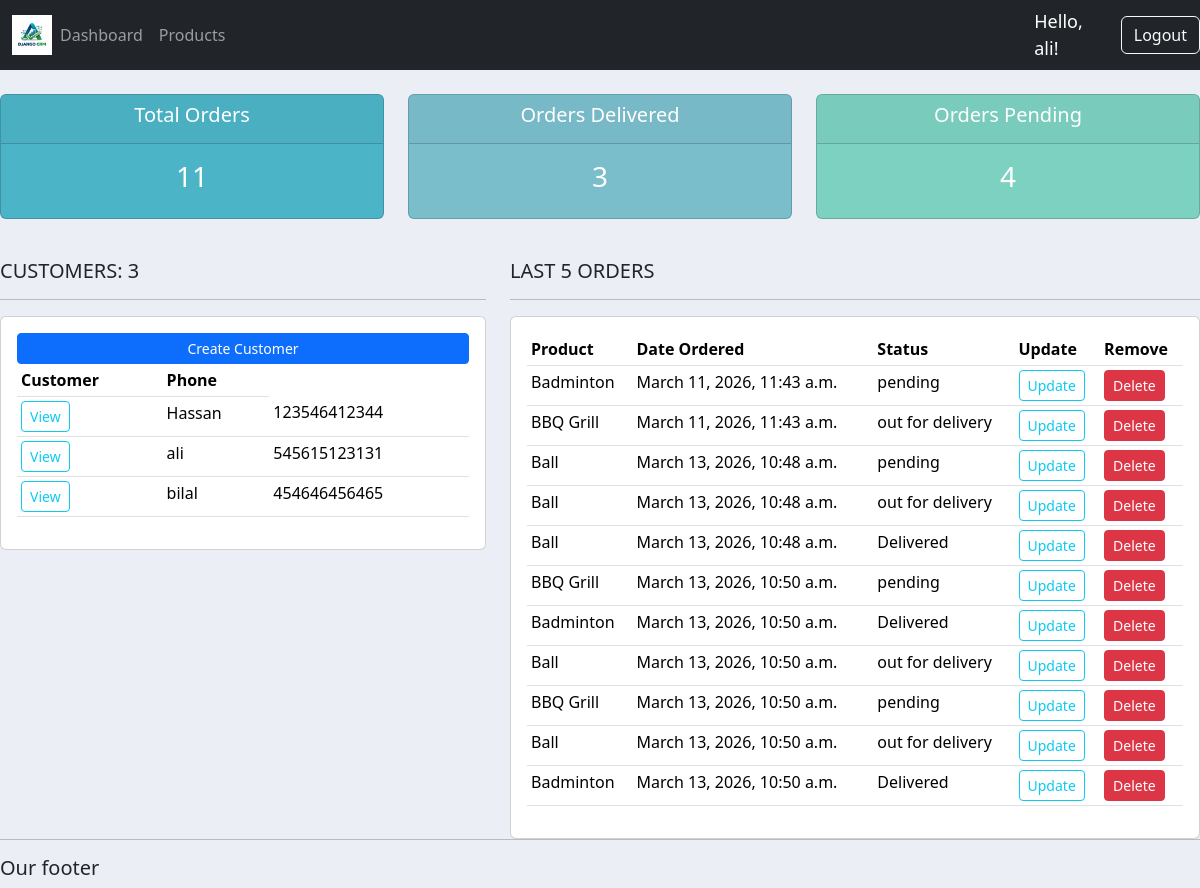
Page / (signed in) on the earlier database version.
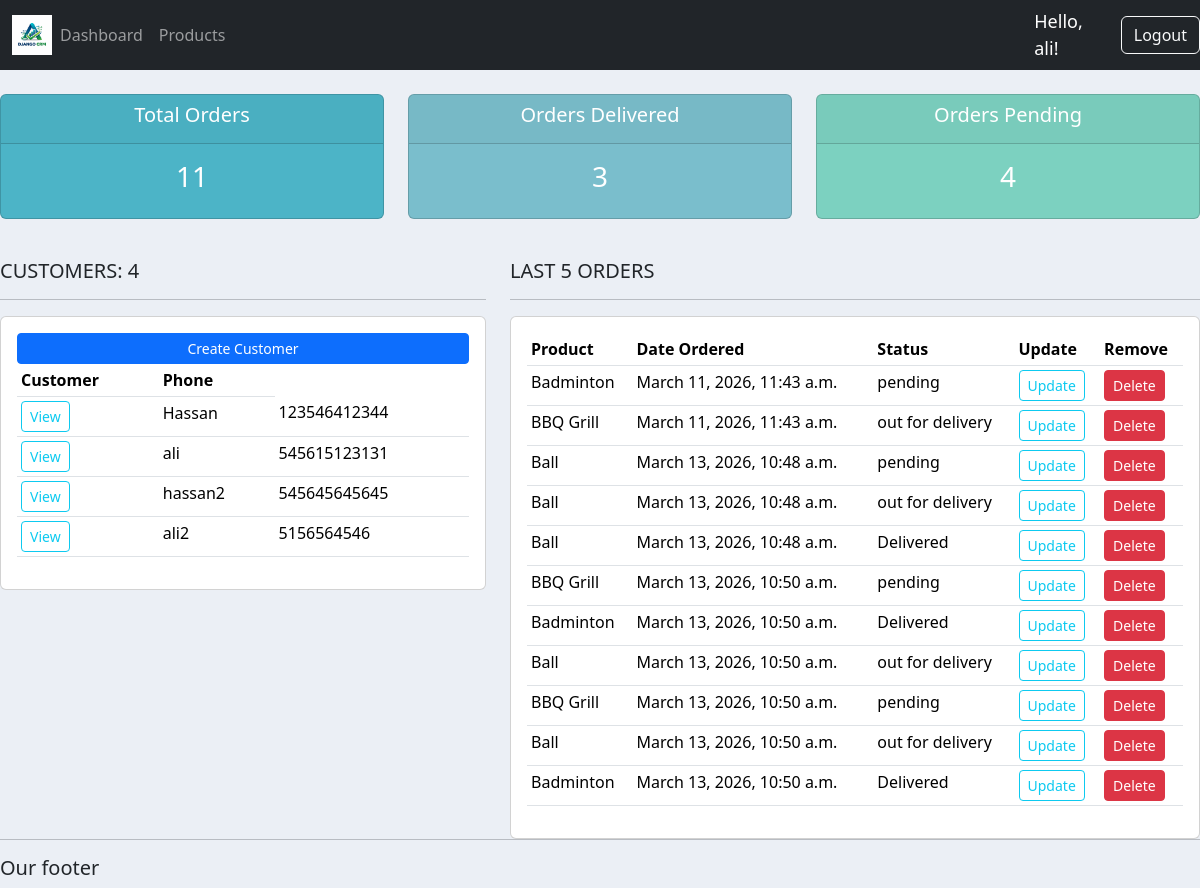
Same page on the later database version.
### accounts/models.py (models this page shows, shortened)
class Customer(models.Model):
    user = models.OneToOneField(User, null=True, blank=True, on_delete=models.CASCADE)
    name = models.CharField(max_length=200, null=True)
    phone = models.CharField(max_length=200, null=True)
    email = models.CharField(max_length=200, null=True)
    profile_pic = models.ImageField(default="default_demo_profile_pic.png", null=True, blank=True)
    date_created = models.DateTimeField(auto_now_add=True, null=True)

class Order(models.Model):
    STATUS = (
        ('pending','pending'),
        ('out for delivery','out for delivery'),
        ('Delivered','Delivered'),
    )
    customer = models.ForeignKey(Customer,null=True,on_delete=models.SET_NULL)
    product = models.ForeignKey(Product,null=True,on_delete=models.SET_NULL)
    date_created = models.DateTimeField(auto_now_add=True,null=True)
    status = models.CharField(max_length=200,null=True,choices=STATUS)
    note = models.CharField(max_length=1000,null=True)

class Product(models.Model):
    CATEGORY = (
        ('Indoor','Indoor'),
        ('Outdoor','Outdoor')
    )
    name = models.CharField(max_length=200,null=True)
    price = models.FloatField(null=True)
    category = models.CharField(max_length=200,null=True,choices=CATEGORY)
    description = models.CharField(max_length=200,null=True,blank=True)
    date_created = models.DateTimeField(auto_now_add=True,null=True)
    tag = models.ManyToManyField(Tag)

### accounts/decorators.py (the view)
    def wrapper_function(request, *args, **kwargs):
        group = None
        if request.user.groups.exists():
            group = request.user.groups.all()[0].name
        if group == 'customer':
            return redirect('userPage')
        if group == 'admin':
            return view_func(request, *args, **kwargs)

### accounts/views.py (called while the page is built)
@login_required(login_url='login')
@admin_only
def home(request):
    orders = Order.objects.all()
    customers = Customer.objects.all()
    total_customers = customers.count()
    total_orders = orders.count()
    delivered = orders.filter(status='Delivered').count()
    pending = orders.filter(status='pending').count()
    return render(request,'accounts/dashboard.html', {'orders': orders, 'customers': customers, 'total_customers': total_customers, 'total_orders': total_orders, 'delivered': delivered, 'pending': pending})

### accounts/templates/accounts/dashboard.html (shortened to what this page needs)
{% extends "accounts/main.html" %}
    {% block content %}
        {% include 'accounts/status.html' %}
    <br>
        <div class="row">
        <div class="col-md-5">
            <h5>CUSTOMERS: {{total_customers}}</h5>
            <hr>
            <div class="card card-body">
                <a class="btn btn-primary  btn-sm btn-block" href="">Create Customer</a>
                <table class="table table-sm">
                    <tr>
                        <th>Customer</th>
                        <th>Phone</th>
                    </tr>
                    {% for customer in customers %}
                        <tr>
                            <td><a class="btn btn-outline-info  btn-sm" href="{% url 'customer' customer.id %}">View</a></td>
                            <td>{{customer.name}}</td>
                            <td>{{customer.phone}}</td>
                        </tr>
                    {% endfor %}
                </table>
            </div>
        </div>
        <div class="col-md-7">
            <h5>LAST 5 ORDERS</h5>
            <hr>
            <div class="card card-body">
                <table class="table table-sm">
                    <tr>
                        <th>Product</th>
                        <th>Date Ordered</th>
                        <th>Status</th>
                        <th>Update</th>
                        <th>Remove</th>
                    </tr>
                    {% for order in orders %}
                        <tr>
                            <td>{{order.product.name}}</td>
                            <td>{{order.date_created}}</td>
                            <td>{{order.status}}</td>
                            <td><a class="btn btn-outline-info btn-sm" href="{% url 'update_order' order.id %}">Update</a></td>
                            <td><a class="btn btn-danger btn-sm" href="{% url 'delete_order' order.id %}">Delete</a></td>
                        </tr>
                    {% endfor %}
                </table>
            </div>
        </div>
    {% endblock %}

### accounts/templates/accounts/main.html (shortened to what this page needs)
{% load static %}
<!DOCTYPE html>
<html lang="en">
<head>
    <link href="https://cdn.jsdelivr.net/npm/bootstrap@5.3.8/dist/css/bootstrap.min.css" rel="stylesheet">
    <link rel="stylesheet" type="text/css" href="{% static '/css/main.css' %}">
</head>
<body>
    {% include 'accounts/navbar.html' %}
    {% block content %}
    {% endblock %}
    <hr>
    <h5>Our footer</h5>
</body>
</html>

### accounts/templates/accounts/navbar.html (shortened to what this page needs)
{% load static %}
<nav class="navbar navbar-expand-lg bg-dark navbar-dark">
  <div class="container-fluid">
    <img src="{% static 'images/logo.png' %}" class="img-fluid" style="max-height: 40px;">
    <div class="collapse navbar-collapse" id="navbarNavDropdown">
      <ul class="navbar-nav">
         <ul class="navbar-nav">
      {% if request.user.is_staff %}
      <li class="nav-item active">
        <a class="nav-link" href="{% url 'home' %}">Dashboard</a>
      </li>
      <li class="nav-item">
        <a class="nav-link" href="{% url 'products' %}">Products</a>
      </li>
      {% else %}
       <li class="nav-item">
        <a class="nav-link" href="{% url 'account' %}">Settings</a>
      </li>
      {% endif %}
      </ul>
    </div>
  </div>
    {% if user.is_authenticated %}
      <span class="hello-msg">
        Hello, {{ user.username }}!
      </span>
      <span><a class="btn btn-outline-light" href="{% url 'logout' %}">Logout</a></span>
    {% else %}
      <span><a class="btn btn-outline-light" href="{% url 'login' %}">Login</a></span>
    {% endif %}
</nav>

### accounts/templates/accounts/status.html
<br>
<div class="row">
	<div class="col">
		<div class="col-md">
			<div class="card text-center text-white  mb-3" id="total-orders">
			  	<div class="card-header">
			  		<h5 class="card-title">Total Orders</h5>
			  	</div>
			  	<div class="card-body">
			    	<h3 class="card-title">{{total_orders}}</h3>
			  	</div>
			</div>
		</div>
	</div>
	<div class="col">
		<div class="col-md">
			<div class="card text-center text-white  mb-3" id="orders-delivered">
			  	<div class="card-header">
			  		<h5 class="card-title">Orders Delivered</h5>
			  	</div>
			  	<div class="card-body">
			    	<h3 class="card-title">{{delivered}}</h3>
			  	</div>
			</div>
		</div>
	</div>
	<div class="col">
		<div class="col-md">
			<div class="card text-center text-white  mb-3" id="orders-pending">
			  	<div class="card-header">
			  		<h5 class="card-title">Orders Pending</h5>
			  	</div>
			  	<div class="card-body">
			    	<h3 class="card-title">{{pending}}</h3>
			  	</div>
			</div>
		</div>
	</div>
</div>

### static/css/main.css (style rules this page uses)
body { background-color: #ebeff5; }
#total-orders { background-color: #4cb4c7; }
#orders-delivered { background-color: #7abecc; }
#orders-pending { background-color: #7CD1C0; }

### accounts/templates/accounts/navbar.html (style rules this page uses)
.hello-msg { color: white; font-size: 18px; margin-right: 20px; }

Differences in the rows shown:
removed Customer: name "bilal", phone "454646456465"
added Customer: name "hassan2", phone "545645645645"
added Customer: name "ali2", phone "5156564546"
Other differences:
{{ total_customers }}: "3" → "4"
